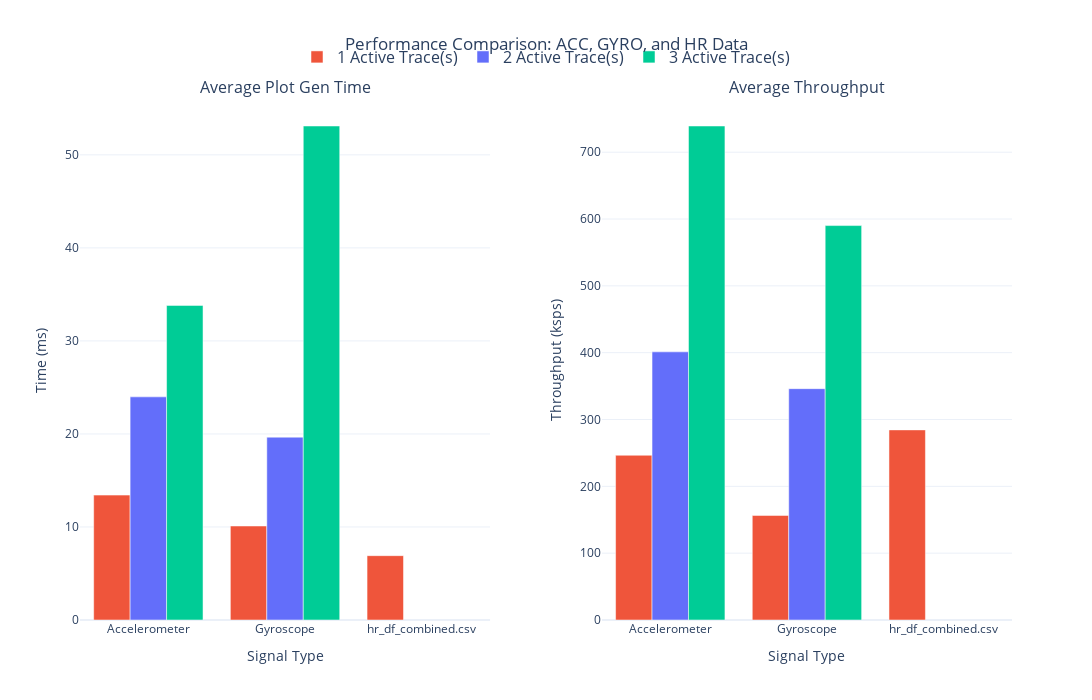

Source (notebook cell):
### Markdown cell above
## MindGame Dataset

### Code cell
import pandas as pd
import plotly.graph_objects as go
from plotly.subplots import make_subplots

# 1. Load the datasets
# Add your Heart Rate trace files to this list (e.g., 'MindGame_HR_Trace_1.csv', etc.)
file_paths = [
    '/Users/shehjarsadhu/Desktop/UniversityOfRhodeIsland/Graduate/WBL/Project_MINDER/biosignalviz_others/eval_data/MindGame/MindGame_ACC_GYRO_Trace_1.csv',
    '/Users/shehjarsadhu/Desktop/UniversityOfRhodeIsland/Graduate/WBL/Project_MINDER/biosignalviz_others/eval_data/MindGame/MindGame_ACC_GYRO_Trace_2.csv',
    '/Users/shehjarsadhu/Desktop/UniversityOfRhodeIsland/Graduate/WBL/Project_MINDER/biosignalviz_others/eval_data/MindGame/MindGame_ACC_GYRO_Trace_3.csv',
    '/Users/shehjarsadhu/Desktop/UniversityOfRhodeIsland/Graduate/WBL/Project_MINDER/biosignalviz_others/eval_data/MindGame/MindGame_HR_Trace_1.csv'
    
    # Add Heart Rate files here if they are in separate CSVs
]

dfs = []
for f in file_paths:
    try:
        dfs.append(pd.read_csv(f))
    except FileNotFoundError:
        print(f"Error: {f} not found.")

if not dfs:
    print("No data loaded. Please check file paths.")
    exit()

# 2. Combine and Clean the data
df_combined = pd.concat(dfs, ignore_index=True)

# Map the file_name to readable labels for the X-axis
# This automatically handles 'acc.csv', 'gyro.csv', and 'hr.csv' or others
name_mapping = {
    'acc.csv': 'Accelerometer',
    'gyro.csv': 'Gyroscope',
    'hr.csv': 'Heart Rate' # Assuming your heart rate file is named hr.csv
}
df_combined['signal_type'] = df_combined['file_name'].map(lambda x: name_mapping.get(x, x))

# 3. Aggregate: Average per Signal Type and Active Trace Count
df_agg = df_combined.groupby(['signal_type', 'active_trace_count'])[['plot_gen_time_ms', 'throughput_ksps']].mean().reset_index()

# 4. Create Subplots (1 Row, 2 Columns)
fig = make_subplots(
    rows=1, cols=2,
    subplot_titles=("Average Plot Gen Time", "Average Throughput"),
    horizontal_spacing=0.12
)

# Color palette for 1, 2, and 3 active traces
colors = {1: '#EF553B', 2: '#636EFA', 3: '#00CC96'}
trace_counts = sorted(df_agg['active_trace_count'].unique())
signals = sorted(df_agg['signal_type'].unique())

for count in trace_counts:
    subset = df_agg[df_agg['active_trace_count'] == count]
    
    # --- Subplot 1: Plot Gen Time ---
    fig.add_trace(
        go.Bar(
            x=subset['signal_type'],
            y=subset['plot_gen_time_ms'],
            name=f'{count} Active Trace(s)',
            legendgroup=str(count),
            marker_color=colors.get(count, '#333'),
            offsetgroup=str(count)
        ),
        row=1, col=1
    )

    # --- Subplot 2: Throughput ---
    fig.add_trace(
        go.Bar(
            x=subset['signal_type'],
            y=subset['throughput_ksps'],
            name=f'{count} Active Trace(s)',
            legendgroup=str(count),
            showlegend=False,
            marker_color=colors.get(count, '#333'),
            offsetgroup=str(count)
        ),
        row=1, col=2
    )

# 5. Update Layout & Styling
font_size_axis = 14
font_size_title = 18
font_size_legend = 16

fig.update_layout(
    title_text="Performance Comparison: ACC, GYRO, and HR Data",
    title_x=0.5,
    barmode='group',
    height=700,
    width=1200,
    template="plotly_white",
    legend=dict(
        orientation="h",
        yanchor="bottom",
        y=1.05,
        xanchor="center",
        x=0.5,
        font=dict(size=font_size_legend)
    )
)

# Axis formatting
fig.update_xaxes(title_text="Signal Type", title_font_size=font_size_axis)
fig.update_yaxes(title_text="Time (ms)", row=1, col=1)
fig.update_yaxes(title_text="Throughput (ksps)", row=1, col=2)

fig.show(height = 500,width=900)

### Figure 1 — Plotly figure (JSON) as saved in the notebook; plotly's stock layout.template omitted (floating-point values rounded to 4 significant figures)
{"data": [{"legendgroup": "1", "marker": {"color": "#EF553B"}, "name": "1 Active Trace(s)", "offsetgroup": "1", "type": "bar", "x": ["Accelerometer", "Gyroscope", "hr_df_combined.csv"], "xaxis": "x", "y": [13.42, 10.11, 6.916], "yaxis": "y"}, {"legendgroup": "1", "marker": {"color": "#EF553B"}, "name": "1 Active Trace(s)", "offsetgroup": "1", "showlegend": false, "type": "bar", "x": ["Accelerometer", "Gyroscope", "hr_df_combined.csv"], "xaxis": "x2", "y": [246.5, 156.4, 284.5], "yaxis": "y2"}, {"legendgroup": "2", "marker": {"color": "#636EFA"}, "name": "2 Active Trace(s)", "offsetgroup": "2", "type": "bar", "x": ["Accelerometer", "Gyroscope"], "xaxis": "x", "y": [23.99, 19.65], "yaxis": "y"}, {"legendgroup": "2", "marker": {"color": "#636EFA"}, "name": "2 Active Trace(s)", "offsetgroup": "2", "showlegend": false, "type": "bar", "x": ["Accelerometer", "Gyroscope"], "xaxis": "x2", "y": [401.2, 346.1], "yaxis": "y2"}, {"legendgroup": "3", "marker": {"color": "#00CC96"}, "name": "3 Active Trace(s)", "offsetgroup": "3", "type": "bar", "x": ["Accelerometer", "Gyroscope"], "xaxis": "x", "y": [33.82, 53.1], "yaxis": "y"}, {"legendgroup": "3", "marker": {"color": "#00CC96"}, "name": "3 Active Trace(s)", "offsetgroup": "3", "showlegend": false, "type": "bar", "x": ["Accelerometer", "Gyroscope"], "xaxis": "x2", "y": [739.2, 590.2], "yaxis": "y2"}], "layout": {"annotations": [{"font": {"size": 16}, "showarrow": false, "text": "Average Plot Gen Time", "x": 0.22, "xanchor": "center", "xref": "paper", "y": 1, "yanchor": "bottom", "yref": "paper"}, {"font": {"size": 16}, "showarrow": false, "text": "Average Throughput", "x": 0.78, "xanchor": "center", "xref": "paper", "y": 1, "yanchor": "bottom", "yref": "paper"}], "barmode": "group", "height": 700, "legend": {"font": {"size": 16}, "orientation": "h", "x": 0.5, "xanchor": "center", "y": 1.05, "yanchor": "bottom"}, "title": {"text": "Performance Comparison: ACC, GYRO, and HR Data", "x": 0.5}, "width": 1200, "xaxis": {"anchor": "y", "domain": [0, 0.44], "title": {"font": {"size": 14}, "text": "Signal Type"}}, "xaxis2": {"anchor": "y2", "domain": [0.56, 1], "title": {"font": {"size": 14}, "text": "Signal Type"}}, "yaxis": {"anchor": "x", "domain": [0, 1], "title": {"text": "Time (ms)"}}, "yaxis2": {"anchor": "x2", "domain": [0, 1], "title": {"text": "Throughput (ksps)"}}}}
